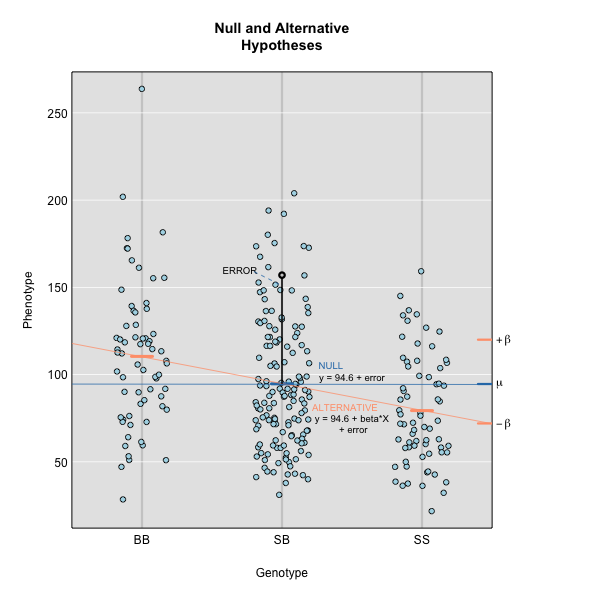

Write R code to recreate this figure.
library(qtl2)
iron <- read_cross2(file = system.file("extdata",
                                       "iron.zip",
                                       package = "qtl2"))
g <- maxmarg(pr, map, chr=2, pos=56.8, return_char=TRUE)
c2eff <- scan1coef(pr[,"2"], iron$pheno[,"liver"])

png(filename = "nullvalt.png", width = 600, height = 600)
par(mai = c(1, 1, 1, 1.5))
plot_pxg(g, iron$pheno[,"liver"], ylab="Phenotype", 
         main = "Null and Alternative\nHypotheses",
         seg_col = c("#ffa07a", "#2c7bb6"), 
         seg_lwd = 4)
segments(3.4, 94.6, 3.5, 94.6,
         col = "#2c7bb6", lwd = 3)
segments(3.4, 120, 3.5, 120,
         col = "#ffa07a", lwd = 3)
segments(3.4, 72, 3.5, 72,
         col = "#ffa07a", lwd = 3)
mtext(expression(+ beta), side = 4, line = 0.3, las = 1,
      at=(120))
mtext(expression(- beta), side = 4, line = 0.3, las = 1,
      at=(72))
mtext(expression(mu), side = 4, line = 0.3, las = 1,
      at=(c2eff["D2Mit17",4]))
abline(a = (c2eff["D2Mit17",4] + (2 * c2eff["D2Mit17",3])), 
       b = c2eff["D2Mit17", 1],
       col = "#ffa07a")
abline(a = (c2eff["D2Mit17",4]), 
       b = c2eff["D2Mit17", 2],
       col = "#2c7bb6")
text(x = 2.5, y = 102, 
     labels = "NULL\n",
     cex=0.8, col = "#2c7bb6")
text(x = 2.5, y = 98, 
     labels = "y = 94.6 + error",
     cex=0.8)
text(x = 2.5, y = 78, 
     labels = paste0("ALTERNATIVE\n"),
     cex=0.8, col = "#ffa07a")
text(x = 2.5, y = 72, 
     labels = paste0("y = 94.6 + ",
                     expression(beta),
                     "*X\n + error"),
     cex=0.8)
points(2, 157, lwd = 3)
segments(x0 = 2, y0 = 95, y1 = 155,
         lwd=2, lty = 1)
text(x = 1.7, y = 160, labels = "ERROR", cex=0.8)
segments(x0 = 1.8, y0 = 159, x1 = 2, y1 = 151, 
         lwd=1, lty = 2, col = "#2c7bb6")
dev.off()
